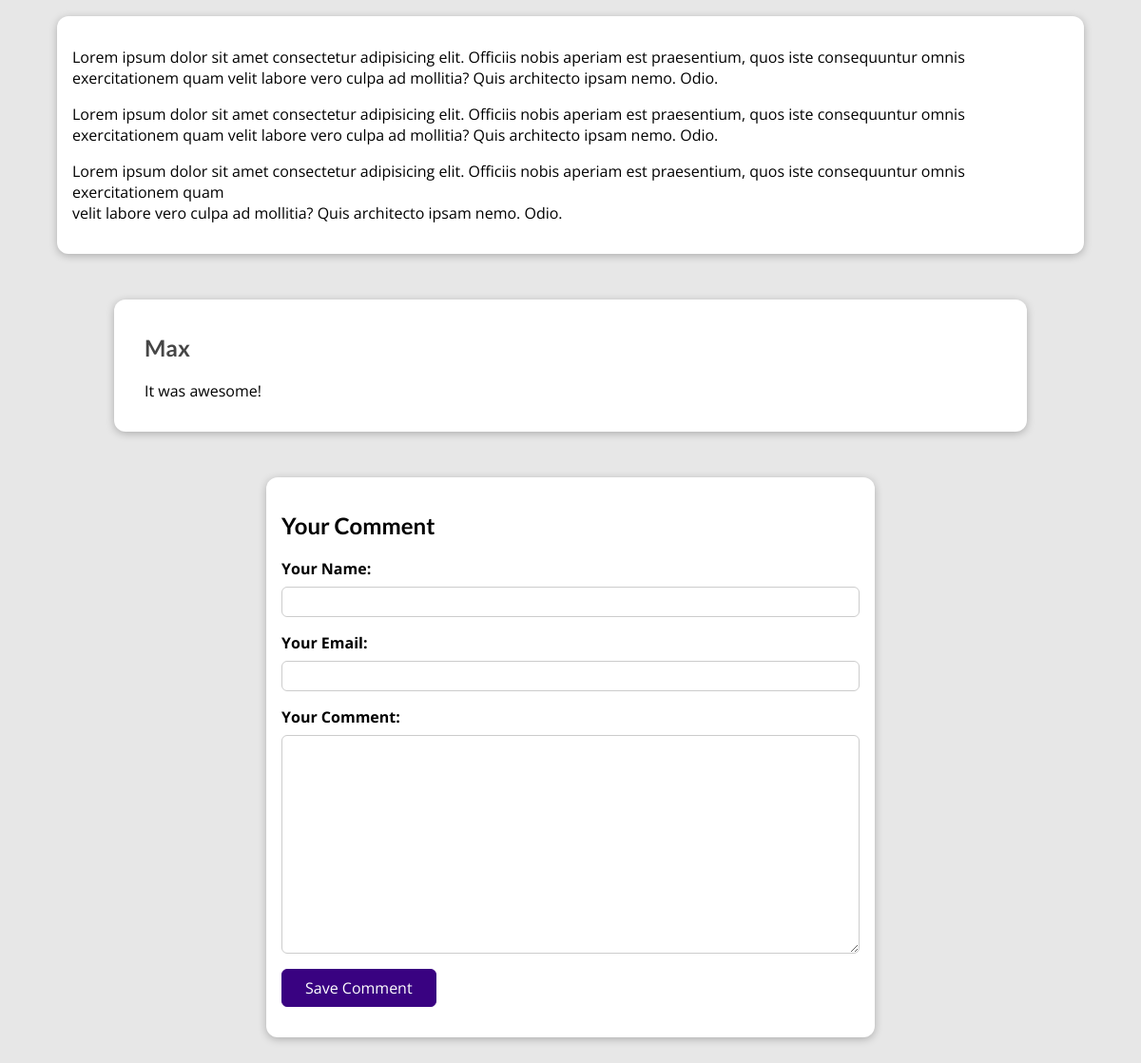
The page /posts/hike-in-the-mountains (lower part) on the database as committed earlier.
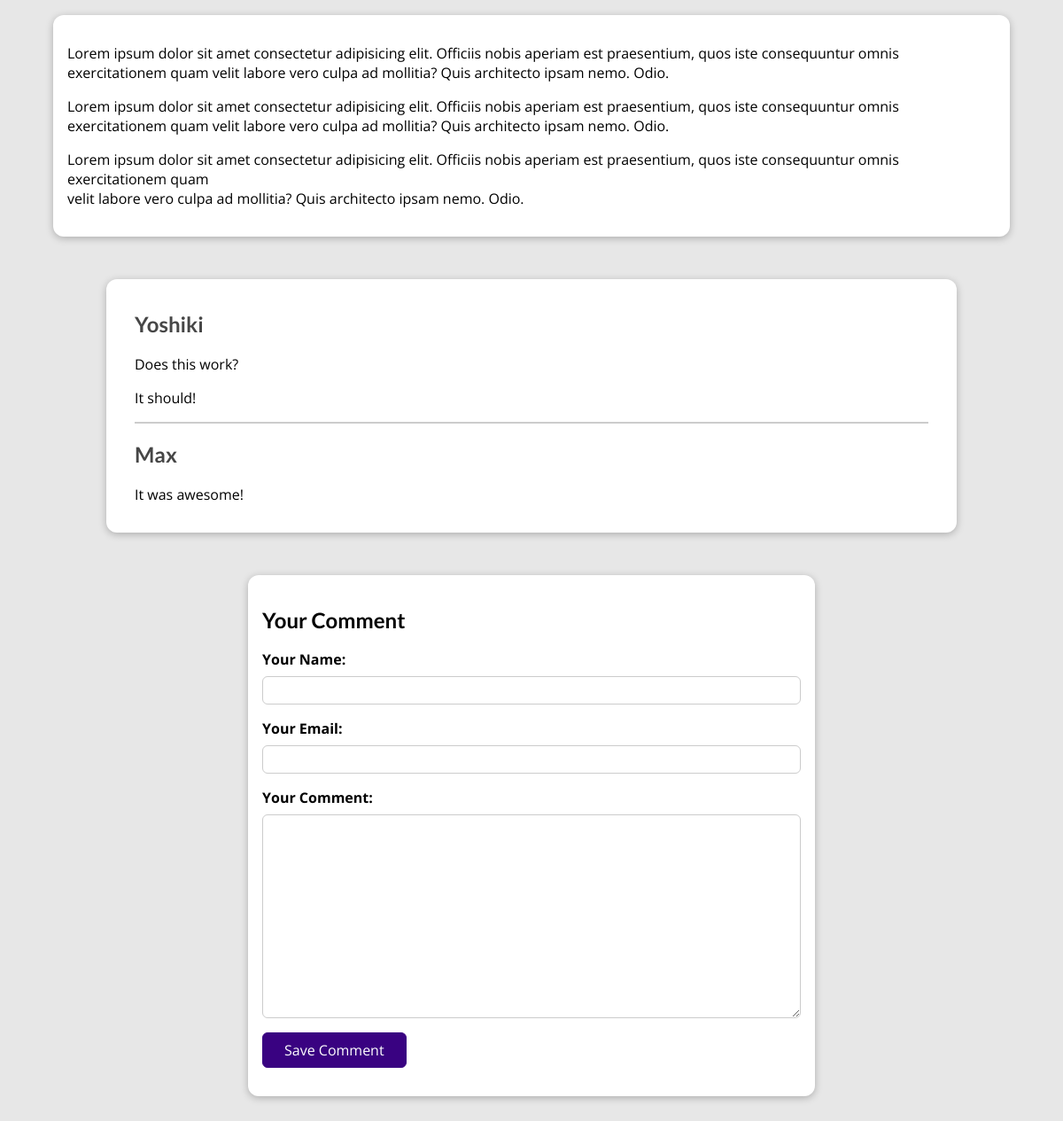
The same page on the database as committed later.
### blog/models.py (models this page shows)
class Comment(models.Model):
    user_name = models.CharField(max_length=120)
    user_email = models.EmailField()
    text = models.TextField(max_length=400)
    post = models.ForeignKey(Post, on_delete=models.CASCADE, related_name="comments")

### blog/views.py (the view, shortened to what this page needs)
# urls.py: path("posts/<slug:slug>", views.SinglePostView.as_view(), name="post-detail-page"),
class SinglePostView(View):
    def is_saved_post(self, request, post_id):
        stored_posts = request.session.get("stored_posts")
        if stored_posts is not None:
            is_saved = post_id in stored_posts
        else:
            is_saved = False
        return is_saved
    def get(self, request, slug):
        post = Post.objects.get(slug=slug)
        context = {
            "post": post,
            "post_tags": post.tags.all(),
            "comment_form": CommentForm(),
            "comments": post.comments.all().order_by("-id"),
            "saved": self.is_saved_post(request, post.id)
        }
        return render(request, "blog/post-detail.html", context)

### blog/forms.py
class CommentForm(forms.ModelForm):
    class Meta:
        model = Comment
        exclude = ["post"]
        labels = {
            "user_name": "Your Name",
            "user_email": "Your Email",
            "text": "Your Comment"
        }

### blog/models.py (called while the page is built)
    def full_name(self):
        return f"{self.first_name} {self.last_name}"

    def __str__(self) -> str:
        return self.full_name()

### blog/templates/blog/post-detail.html (shortened to what this page needs)
{% extends "base.html" %}
{% load static %}
{% block css_files %}
   <link rel="stylesheet" href="{% static "blog/post-detail.css" %}" />
{% endblock%}
{% block content %}
    <main>
        {{ post.content|linebreaks }}
    </main>
    <section id="comments">
        <ul>
            {% for comment in comments  %}
                <li>
                    <h2>{{ comment.user_name }}</h2>
                    <p>{{ comment.text|linebreaks }}</p>
                </li>
            {% endfor %}
        </ul>
    </section>
    <section id="comment-form">
        <h2>Your Comment</h2>
        <form action="{% url "post-detail-page" post.slug %}" method="POST">
            {% for form_field in comment_form %}
                <div class="form-control {% if form_field.errors %}invalid{% endif %}">
                    {{ form_field.label_tag }}
                    {{ form_field }}
                </div>
            {% endfor %}
            <button>Save Comment</button>
        </form>
    </section>
{% endblock %}

Rows that differ between the two databases and show on the page:
added Comment: user_name "Yoshiki", text "Does this work? It should!"
